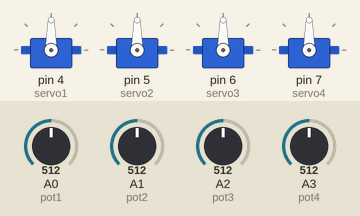
Simulated run of this sketch. Board: Arduino Uno, built with avr-gcc and run on an emulated ATmega328P. Shown: 4 × servo. The test bench sets the inputs (shaded band); at power-on: A0 (pot1) = 512, A1 (pot2) = 512, A3 (pot4) = 512, A2 (pot3) = 512. What the sketch prints to the serial monitor is not drawn.

Above: at 1.2 s.
1.3 s: A0 (pot1) set to 716
At 2.1 s:
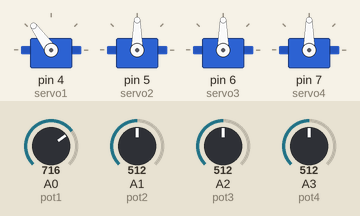
2.8 s: A1 (pot2) set to 306
At 3.9 s:
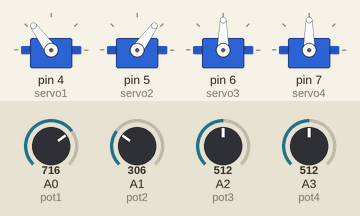
4.3 s: A3 (pot4) set to 716
At 5.2 s:
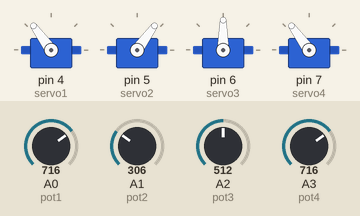
5.8 s: A2 (pot3) set to 992
At 6.3 s:
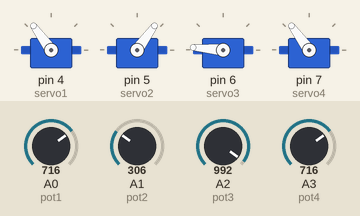
7.3 s: A1 (pot2) set to 30
At 8.5 s:
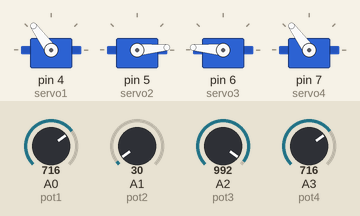
8.8 s: A2 (pot3) set to 30
At 9.6 s:
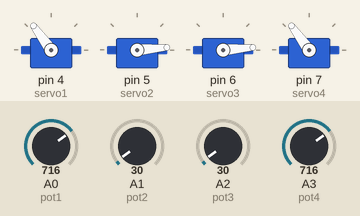
Timing chart, 0 to 11.3 s (numbered marks = the images above; inputs shaded):
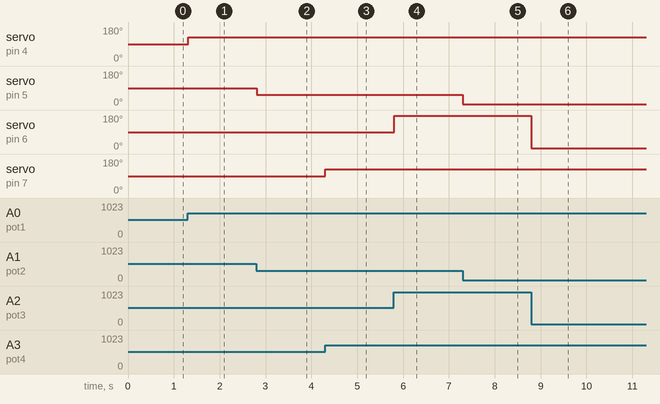

Measured:
- after the input at 1.3 s, servo on pin 4 (servo1): 90° → 126° at once
- after the input at 2.8 s, servo on pin 5 (servo2): 90° → 54° at once
- after the input at 4.3 s, servo on pin 7 (servo4): 90° → 126° at once
- after the input at 5.8 s, servo on pin 6 (servo3): 90° → 175° at once
- after the input at 7.3 s, servo on pin 5 (servo2): 54° → 5° at once
- after the input at 8.8 s, servo on pin 6 (servo3): 175° → 5° at once

The sketch:

lengan_robot.ino
```cpp
# include <Servo.h>
Servo servo1, servo2, servo3, servo4;
int pot1 = A0;
int pot2 = A1;
int pot3 = A2;
int pot4 = A3;
int nilai1, nilai2, nilai3, nilai4;

void setup() {
  servo1.attach(4);
  servo2.attach(5);
  servo3.attach(6);
  servo4.attach(7);
  pinMode(pot1, INPUT);
  pinMode(pot2, INPUT);
  pinMode(pot3, INPUT);
  pinMode(pot4, INPUT);
  Serial.begin(9600);
}

void loop() {
  nilai1 = map(analogRead(pot1),0,1024,0,181);
  nilai2 = map(analogRead(pot2),0,1024,0,181);
  nilai3 = map(analogRead(pot3),0,1024,0,181);
  nilai4 = map(analogRead(pot4),0,1024,0,181);
  Serial.println(nilai1);
  Serial.println(nilai2);
  Serial.println(nilai3);
  Serial.println(nilai4);

  servo1.write(nilai1);
  servo2.write(nilai2);
  servo3.write(nilai3);
  servo4.write(nilai4);
  delay(15);
}
```
